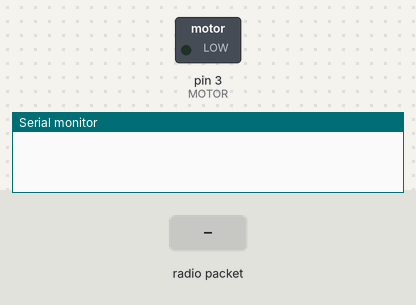
The sketch below on a simulated Arduino Uno, built with avr-gcc and run on an emulated ATmega328P. Shown: switched loads named in the sketch (green lamp = pin HIGH), the last lines printed to the serial monitor. The test bench sets the inputs (shaded band). No radio packets arrive unless stated.

Above: at 1.2 s.
1.3 s: radio packet "2" arrives
At 1.9 s:
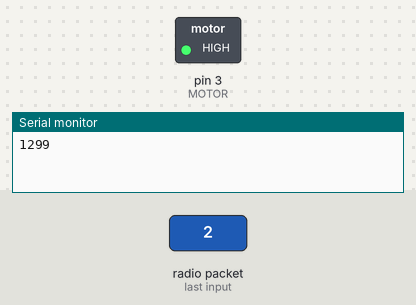
2.8 s: radio packet "1" arrives
At 4.0 s:
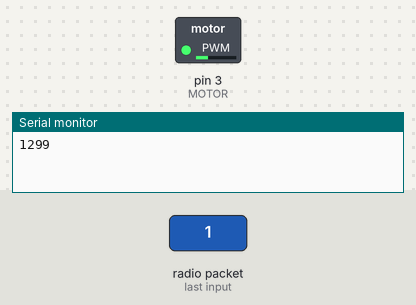
4.3 s: radio packet "2" arrives
At 5.3 s:
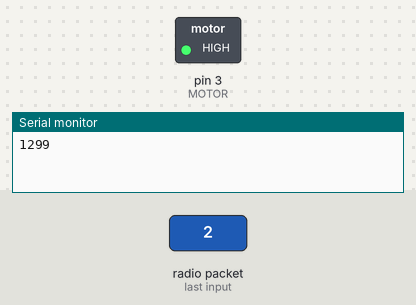
Timing chart, 0 to 7.3 s (numbered marks = the images above; inputs shaded):
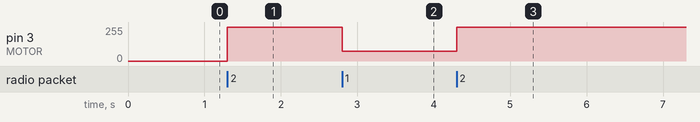

Measured:
- after the input at 1.3 s, pin 3 (MOTOR): 0/255 → 255/255 at once
- after the input at 2.8 s, pin 3 (MOTOR): 255/255 → 75/255 at once
- after the input at 4.3 s, pin 3 (MOTOR): 75/255 → 255/255 at once

The sketch:

device.ino
```cpp
#include <SPI.h>
#include <nRF24L01.h>
#include <RF24.h>

#define MOTOR 3 // Is a PWM pin so we can adjust intensity of vib motor

unsigned long currTime;
unsigned long prevTime = 0;
int currPower = 0;
int prevPower = 0;
const int testLength = 60;
int count = 0;

char powerReceived[32] = "";

RF24 radio(7, 8); // CE, CSN
const byte address[6] = "00001";

void setup() {
  // put your setup code here, to run once:
  pinMode(MOTOR, OUTPUT);
  Serial.begin(9600);
  radio.begin();
  radio.openReadingPipe(0, address);
  radio.setPALevel(RF24_PA_MAX);
  radio.startListening();
}

void loop() {
  if (radio.available()) {
    radio.read(&powerReceived, sizeof(powerReceived));
  }
//  Serial.println(radio.available());
  if (currPower != 0 && prevPower == 0) {
    currTime = millis();
    Serial.println(currTime - prevTime);
    prevTime = currTime;
  }
  if (powerReceived[0] == '2') {
    prevPower = currPower;
    currPower = 2;
    // Serial.write("2 received\n");
    analogWrite(MOTOR, 255);
//    currTime = millis();
//    Serial.println(currTime - prevTime);
//    prevTime = currTime;
  }

  else if (powerReceived[0] == '1') {
    prevPower = currPower;
    currPower = 1;
    // Serial.write1 received\n");
    analogWrite(MOTOR, 75);
//    currTime = millis();
//    Serial.println(currTime - prevTime);
//    prevTime = currTime;
  }

  else if (powerReceived[0] == '0') {
    // Serial.write("0 received\n");
    prevPower = currPower;
    currPower = 0;
    analogWrite(MOTOR, 0);
  }
}
```
